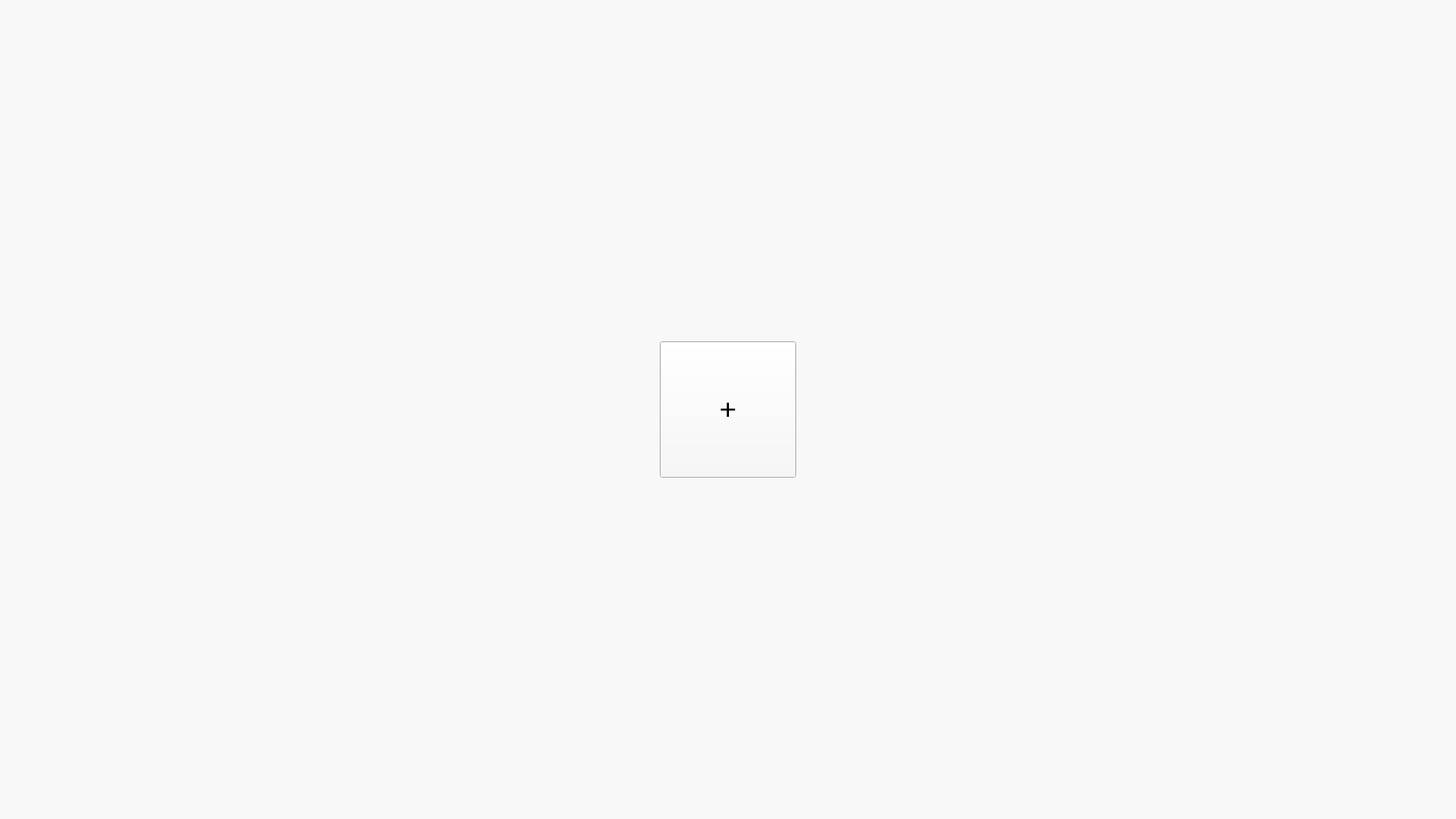
<?xml version="1.0" encoding="UTF-8"?>
<ui version="4.0">
 <class>main_window</class>
 <widget class="QMainWindow" name="main_window">
  <property name="geometry">
   <rect>
    <x>0</x>
    <y>0</y>
    <width>1600</width>
    <height>900</height>
   </rect>
  </property>
  <property name="baseSize">
   <size>
    <width>1600</width>
    <height>900</height>
   </size>
  </property>
  <property name="palette">
   <palette>
    <active>
     <colorrole role="WindowText">
      <brush brushstyle="SolidPattern">
       <color alpha="255">
        <red>0</red>
        <green>0</green>
        <blue>0</blue>
       </color>
      </brush>
     </colorrole>
     <colorrole role="Button">
      <brush brushstyle="SolidPattern">
       <color alpha="255">
        <red>248</red>
        <green>248</green>
        <blue>248</blue>
       </color>
      </brush>
     </colorrole>
     <colorrole role="Light">
      <brush brushstyle="SolidPattern">
       <color alpha="255">
        <red>255</red>
        <green>255</green>
        <blue>255</blue>
       </color>
      </brush>
     </colorrole>
     <colorrole role="Midlight">
      <brush brushstyle="SolidPattern">
       <color alpha="255">
        <red>251</red>
        <green>251</green>
        <blue>251</blue>
       </color>
      </brush>
     </colorrole>
     <colorrole role="Dark">
      <brush brushstyle="SolidPattern">
       <color alpha="255">
        <red>124</red>
        <green>124</green>
        <blue>124</blue>
       </color>
      </brush>
     </colorrole>
     <colorrole role="Mid">
      <brush brushstyle="SolidPattern">
       <color alpha="255">
        <red>165</red>
        <green>165</green>
        <blue>165</blue>
       </color>
      </brush>
     </colorrole>
     <colorrole role="Text">
      <brush brushstyle="SolidPattern">
       <color alpha="255">
        <red>0</red>
        <green>0</green>
        <blue>0</blue>
       </color>
      </brush>
     </colorrole>
     <colorrole role="BrightText">
      <brush brushstyle="SolidPattern">
       <color alpha="255">
        <red>255</red>
        <green>255</green>
        <blue>255</blue>
       </color>
      </brush>
     </colorrole>
     <colorrole role="ButtonText">
      <brush brushstyle="SolidPattern">
       <color alpha="255">
        <red>0</red>
        <green>0</green>
        <blue>0</blue>
       </color>
      </brush>
     </colorrole>
     <colorrole role="Base">
      <brush brushstyle="SolidPattern">
       <color alpha="255">
        <red>255</red>
        <green>255</green>
        <blue>255</blue>
       </color>
      </brush>
     </colorrole>
     <colorrole role="Window">
      <brush brushstyle="SolidPattern">
       <color alpha="255">
        <red>248</red>
        <green>248</green>
        <blue>248</blue>
       </color>
      </brush>
     </colorrole>
     <colorrole role="Shadow">
      <brush brushstyle="SolidPattern">
       <color alpha="255">
        <red>0</red>
        <green>0</green>
        <blue>0</blue>
       </color>
      </brush>
     </colorrole>
     <colorrole role="AlternateBase">
      <brush brushstyle="SolidPattern">
       <color alpha="255">
        <red>251</red>
        <green>251</green>
        <blue>251</blue>
       </color>
      </brush>
     </colorrole>
     <colorrole role="ToolTipBase">
      <brush brushstyle="SolidPattern">
       <color alpha="255">
        <red>255</red>
        <green>255</green>
        <blue>220</blue>
       </color>
      </brush>
     </colorrole>
     <colorrole role="ToolTipText">
      <brush brushstyle="SolidPattern">
       <color alpha="255">
        <red>0</red>
        <green>0</green>
        <blue>0</blue>
       </color>
      </brush>
     </colorrole>
    </active>
    <inactive>
     <colorrole role="WindowText">
      <brush brushstyle="SolidPattern">
       <color alpha="255">
        <red>0</red>
        <green>0</green>
        <blue>0</blue>
       </color>
      </brush>
     </colorrole>
     <colorrole role="Button">
      <brush brushstyle="SolidPattern">
       <color alpha="255">
        <red>248</red>
        <green>248</green>
        <blue>248</blue>
       </color>
      </brush>
     </colorrole>
     <colorrole role="Light">
      <brush brushstyle="SolidPattern">
       <color alpha="255">
        <red>255</red>
        <green>255</green>
        <blue>255</blue>
       </color>
      </brush>
     </colorrole>
     <colorrole role="Midlight">
      <brush brushstyle="SolidPattern">
       <color alpha="255">
        <red>251</red>
        <green>251</green>
        <blue>251</blue>
       </color>
      </brush>
     </colorrole>
     <colorrole role="Dark">
      <brush brushstyle="SolidPattern">
       <color alpha="255">
        <red>124</red>
        <green>124</green>
        <blue>124</blue>
       </color>
      </brush>
     </colorrole>
     <colorrole role="Mid">
      <brush brushstyle="SolidPattern">
       <color alpha="255">
        <red>165</red>
        <green>165</green>
        <blue>165</blue>
       </color>
      </brush>
     </colorrole>
     <colorrole role="Text">
      <brush brushstyle="SolidPattern">
       <color alpha="255">
        <red>0</red>
        <green>0</green>
        <blue>0</blue>
       </color>
      </brush>
     </colorrole>
     <colorrole role="BrightText">
      <brush brushstyle="SolidPattern">
       <color alpha="255">
        <red>255</red>
        <green>255</green>
        <blue>255</blue>
       </color>
      </brush>
     </colorrole>
     <colorrole role="ButtonText">
      <brush brushstyle="SolidPattern">
       <color alpha="255">
        <red>0</red>
        <green>0</green>
        <blue>0</blue>
       </color>
      </brush>
     </colorrole>
     <colorrole role="Base">
      <brush brushstyle="SolidPattern">
       <color alpha="255">
        <red>255</red>
        <green>255</green>
        <blue>255</blue>
       </color>
      </brush>
     </colorrole>
     <colorrole role="Window">
      <brush brushstyle="SolidPattern">
       <color alpha="255">
        <red>248</red>
        <green>248</green>
        <blue>248</blue>
       </color>
      </brush>
     </colorrole>
     <colorrole role="Shadow">
      <brush brushstyle="SolidPattern">
       <color alpha="255">
        <red>0</red>
        <green>0</green>
        <blue>0</blue>
       </color>
      </brush>
     </colorrole>
     <colorrole role="AlternateBase">
      <brush brushstyle="SolidPattern">
       <color alpha="255">
        <red>251</red>
        <green>251</green>
        <blue>251</blue>
       </color>
      </brush>
     </colorrole>
     <colorrole role="ToolTipBase">
      <brush brushstyle="SolidPattern">
       <color alpha="255">
        <red>255</red>
        <green>255</green>
        <blue>220</blue>
       </color>
      </brush>
     </colorrole>
     <colorrole role="ToolTipText">
      <brush brushstyle="SolidPattern">
       <color alpha="255">
        <red>0</red>
        <green>0</green>
        <blue>0</blue>
       </color>
      </brush>
     </colorrole>
    </inactive>
    <disabled>
     <colorrole role="WindowText">
      <brush brushstyle="SolidPattern">
       <color alpha="255">
        <red>124</red>
        <green>124</green>
        <blue>124</blue>
       </color>
      </brush>
     </colorrole>
     <colorrole role="Button">
      <brush brushstyle="SolidPattern">
       <color alpha="255">
        <red>248</red>
        <green>248</green>
        <blue>248</blue>
       </color>
      </brush>
     </colorrole>
     <colorrole role="Light">
      <brush brushstyle="SolidPattern">
       <color alpha="255">
        <red>255</red>
        <green>255</green>
        <blue>255</blue>
       </color>
      </brush>
     </colorrole>
     <colorrole role="Midlight">
      <brush brushstyle="SolidPattern">
       <color alpha="255">
        <red>251</red>
        <green>251</green>
        <blue>251</blue>
       </color>
      </brush>
     </colorrole>
     <colorrole role="Dark">
      <brush brushstyle="SolidPattern">
       <color alpha="255">
        <red>124</red>
        <green>124</green>
        <blue>124</blue>
       </color>
      </brush>
     </colorrole>
     <colorrole role="Mid">
      <brush brushstyle="SolidPattern">
       <color alpha="255">
        <red>165</red>
        <green>165</green>
        <blue>165</blue>
       </color>
      </brush>
     </colorrole>
     <colorrole role="Text">
      <brush brushstyle="SolidPattern">
       <color alpha="255">
        <red>124</red>
        <green>124</green>
        <blue>124</blue>
       </color>
      </brush>
     </colorrole>
     <colorrole role="BrightText">
      <brush brushstyle="SolidPattern">
       <color alpha="255">
        <red>255</red>
        <green>255</green>
        <blue>255</blue>
       </color>
      </brush>
     </colorrole>
     <colorrole role="ButtonText">
      <brush brushstyle="SolidPattern">
       <color alpha="255">
        <red>124</red>
        <green>124</green>
        <blue>124</blue>
       </color>
      </brush>
     </colorrole>
     <colorrole role="Base">
      <brush brushstyle="SolidPattern">
       <color alpha="255">
        <red>248</red>
        <green>248</green>
        <blue>248</blue>
       </color>
      </brush>
     </colorrole>
     <colorrole role="Window">
      <brush brushstyle="SolidPattern">
       <color alpha="255">
        <red>248</red>
        <green>248</green>
        <blue>248</blue>
       </color>
      </brush>
     </colorrole>
     <colorrole role="Shadow">
      <brush brushstyle="SolidPattern">
       <color alpha="255">
        <red>0</red>
        <green>0</green>
        <blue>0</blue>
       </color>
      </brush>
     </colorrole>
     <colorrole role="AlternateBase">
      <brush brushstyle="SolidPattern">
       <color alpha="255">
        <red>248</red>
        <green>248</green>
        <blue>248</blue>
       </color>
      </brush>
     </colorrole>
     <colorrole role="ToolTipBase">
      <brush brushstyle="SolidPattern">
       <color alpha="255">
        <red>255</red>
        <green>255</green>
        <blue>220</blue>
       </color>
      </brush>
     </colorrole>
     <colorrole role="ToolTipText">
      <brush brushstyle="SolidPattern">
       <color alpha="255">
        <red>0</red>
        <green>0</green>
        <blue>0</blue>
       </color>
      </brush>
     </colorrole>
    </disabled>
   </palette>
  </property>
  <property name="windowTitle">
   <string>POS</string>
  </property>
  <widget class="QWidget" name="centralwidget">
   <property name="baseSize">
    <size>
     <width>1850</width>
     <height>1000</height>
    </size>
   </property>
   <layout class="QVBoxLayout" name="verticalLayout">
    <item>
     <widget class="QStackedWidget" name="stacked_widget">
      <property name="currentIndex">
       <number>0</number>
      </property>
      <widget class="QWidget" name="page">
       <layout class="QVBoxLayout" name="verticalLayout_6">
        <property name="leftMargin">
         <number>0</number>
        </property>
        <property name="topMargin">
         <number>0</number>
        </property>
        <property name="rightMargin">
         <number>0</number>
        </property>
        <property name="bottomMargin">
         <number>0</number>
        </property>
        <item>
         <spacer name="verticalSpacer_3">
          <property name="orientation">
           <enum>Qt::Vertical</enum>
          </property>
          <property name="sizeHint" stdset="0">
           <size>
            <width>20</width>
            <height>358</height>
           </size>
          </property>
         </spacer>
        </item>
        <item>
         <layout class="QHBoxLayout" name="horizontalLayout">
          <property name="topMargin">
           <number>0</number>
          </property>
          <item>
           <spacer name="horizontalSpacer_2">
            <property name="orientation">
             <enum>Qt::Horizontal</enum>
            </property>
            <property name="sizeHint" stdset="0">
             <size>
              <width>40</width>
              <height>20</height>
             </size>
            </property>
           </spacer>
          </item>
          <item>
           <layout class="QGridLayout" name="patron_layout">
            <item row="0" column="0">
             <widget class="QPushButton" name="new_patron_button">
              <property name="sizePolicy">
               <sizepolicy hsizetype="Minimum" vsizetype="Minimum">
                <horstretch>0</horstretch>
                <verstretch>0</verstretch>
               </sizepolicy>
              </property>
              <property name="minimumSize">
               <size>
                <width>150</width>
                <height>150</height>
               </size>
              </property>
              <property name="font">
               <font>
                <pointsize>24</pointsize>
               </font>
              </property>
              <property name="text">
               <string>+</string>
              </property>
             </widget>
            </item>
           </layout>
          </item>
          <item>
           <spacer name="horizontalSpacer">
            <property name="orientation">
             <enum>Qt::Horizontal</enum>
            </property>
            <property name="sizeHint" stdset="0">
             <size>
              <width>40</width>
              <height>20</height>
             </size>
            </property>
           </spacer>
          </item>
         </layout>
        </item>
        <item>
         <spacer name="verticalSpacer_4">
          <property name="orientation">
           <enum>Qt::Vertical</enum>
          </property>
          <property name="sizeHint" stdset="0">
           <size>
            <width>20</width>
            <height>357</height>
           </size>
          </property>
         </spacer>
        </item>
       </layout>
      </widget>
      <widget class="QWidget" name="page_2">
       <layout class="QVBoxLayout" name="verticalLayout_7">
        <property name="leftMargin">
         <number>0</number>
        </property>
        <property name="topMargin">
         <number>0</number>
        </property>
        <property name="rightMargin">
         <number>0</number>
        </property>
        <property name="bottomMargin">
         <number>0</number>
        </property>
        <item>
         <layout class="QHBoxLayout" name="horizontalLayout_7">
          <item>
           <widget class="QPushButton" name="back_to_patrons_button">
            <property name="font">
             <font>
              <pointsize>16</pointsize>
             </font>
            </property>
            <property name="styleSheet">
             <string notr="true">padding: 10px 20px</string>
            </property>
            <property name="text">
             <string>🡐 Back to Patrons</string>
            </property>
           </widget>
          </item>
          <item>
           <widget class="QLabel" name="patron_name_label">
            <property name="font">
             <font>
              <pointsize>16</pointsize>
             </font>
            </property>
           </widget>
          </item>
          <item>
           <spacer name="horizontalSpacer_3">
            <property name="orientation">
             <enum>Qt::Horizontal</enum>
            </property>
            <property name="sizeHint" stdset="0">
             <size>
              <width>40</width>
              <height>20</height>
             </size>
            </property>
           </spacer>
          </item>
         </layout>
        </item>
        <item>
         <widget class="Line" name="line_4">
          <property name="orientation">
           <enum>Qt::Horizontal</enum>
          </property>
         </widget>
        </item>
        <item>
         <widget class="QTabWidget" name="tab_widget">
          <property name="font">
           <font>
            <pointsize>16</pointsize>
           </font>
          </property>
          <property name="styleSheet">
           <string notr="true">QTabBar::tab {
	padding: 10px 20px
}</string>
          </property>
          <property name="currentIndex">
           <number>0</number>
          </property>
          <widget class="QWidget" name="menu_tab">
           <attribute name="title">
            <string>Menu</string>
           </attribute>
           <layout class="QVBoxLayout" name="verticalLayout_2" stretch="0,5,3">
            <item>
             <widget class="QLabel" name="label">
              <property name="font">
               <font>
                <pointsize>24</pointsize>
               </font>
              </property>
              <property name="text">
               <string>Available Drinks</string>
              </property>
             </widget>
            </item>
            <item>
             <widget class="QScrollArea" name="scrollArea">
              <property name="widgetResizable">
               <bool>true</bool>
              </property>
              <widget class="QWidget" name="scrollAreaWidgetContents">
               <property name="geometry">
                <rect>
                 <x>0</x>
                 <y>0</y>
                 <width>1548</width>
                 <height>409</height>
                </rect>
               </property>
               <layout class="QVBoxLayout" name="verticalLayout_5">
                <item>
                 <layout class="QGridLayout" name="menu_grid_layout"/>
                </item>
                <item>
                 <spacer name="verticalSpacer">
                  <property name="orientation">
                   <enum>Qt::Vertical</enum>
                  </property>
                  <property name="sizeHint" stdset="0">
                   <size>
                    <width>20</width>
                    <height>40</height>
                   </size>
                  </property>
                 </spacer>
                </item>
               </layout>
              </widget>
             </widget>
            </item>
            <item>
             <widget class="QFrame" name="cart_frame">
              <property name="frameShape">
               <enum>QFrame::StyledPanel</enum>
              </property>
              <property name="frameShadow">
               <enum>QFrame::Raised</enum>
              </property>
              <layout class="QVBoxLayout" name="verticalLayout_9">
               <property name="spacing">
                <number>7</number>
               </property>
               <property name="leftMargin">
                <number>0</number>
               </property>
               <property name="topMargin">
                <number>0</number>
               </property>
               <property name="rightMargin">
                <number>0</number>
               </property>
               <property name="bottomMargin">
                <number>0</number>
               </property>
               <item>
                <widget class="QLabel" name="label_3">
                 <property name="font">
                  <font>
                   <pointsize>20</pointsize>
                  </font>
                 </property>
                 <property name="text">
                  <string>Cart</string>
                 </property>
                </widget>
               </item>
               <item>
                <layout class="QGridLayout" name="gridLayout_2" rowstretch="0,1,1">
                 <item row="0" column="0">
                  <layout class="QHBoxLayout" name="horizontalLayout_5" stretch="1,1,1,1,1">
                   <property name="spacing">
                    <number>0</number>
                   </property>
                   <property name="rightMargin">
                    <number>13</number>
                   </property>
                   <item>
                    <widget class="QLabel" name="label_11">
                     <property name="font">
                      <font>
                       <pointsize>16</pointsize>
                      </font>
                     </property>
                     <property name="text">
                      <string>Name</string>
                     </property>
                     <property name="alignment">
                      <set>Qt::AlignCenter</set>
                     </property>
                    </widget>
                   </item>
                   <item>
                    <widget class="QLabel" name="label_13">
                     <property name="font">
                      <font>
                       <pointsize>16</pointsize>
                      </font>
                     </property>
                     <property name="text">
                      <string>Price</string>
                     </property>
                     <property name="alignment">
                      <set>Qt::AlignCenter</set>
                     </property>
                    </widget>
                   </item>
                   <item>
                    <widget class="QLabel" name="label_12">
                     <property name="font">
                      <font>
                       <pointsize>16</pointsize>
                      </font>
                     </property>
                     <property name="text">
                      <string>Quantity</string>
                     </property>
                     <property name="alignment">
                      <set>Qt::AlignCenter</set>
                     </property>
                    </widget>
                   </item>
                   <item>
                    <widget class="QLabel" name="label_10">
                     <property name="font">
                      <font>
                       <pointsize>16</pointsize>
                      </font>
                     </property>
                     <property name="text">
                      <string>Total</string>
                     </property>
                     <property name="alignment">
                      <set>Qt::AlignCenter</set>
                     </property>
                    </widget>
                   </item>
                   <item>
                    <spacer name="horizontalSpacer_6">
                     <property name="orientation">
                      <enum>Qt::Horizontal</enum>
                     </property>
                     <property name="sizeHint" stdset="0">
                      <size>
                       <width>40</width>
                       <height>20</height>
                      </size>
                     </property>
                    </spacer>
                   </item>
                  </layout>
                 </item>
                 <item row="1" column="1">
                  <widget class="QPushButton" name="add_to_tab_button">
                   <property name="enabled">
                    <bool>false</bool>
                   </property>
                   <property name="sizePolicy">
                    <sizepolicy hsizetype="Minimum" vsizetype="Minimum">
                     <horstretch>0</horstretch>
                     <verstretch>0</verstretch>
                    </sizepolicy>
                   </property>
                   <property name="font">
                    <font>
                     <pointsize>16</pointsize>
                    </font>
                   </property>
                   <property name="text">
                    <string>Add to Tab</string>
                   </property>
                  </widget>
                 </item>
                 <item row="2" column="1">
                  <widget class="QPushButton" name="clear_cart_button">
                   <property name="enabled">
                    <bool>false</bool>
                   </property>
                   <property name="sizePolicy">
                    <sizepolicy hsizetype="Minimum" vsizetype="Minimum">
                     <horstretch>0</horstretch>
                     <verstretch>0</verstretch>
                    </sizepolicy>
                   </property>
                   <property name="font">
                    <font>
                     <pointsize>16</pointsize>
                    </font>
                   </property>
                   <property name="text">
                    <string>Clear</string>
                   </property>
                  </widget>
                 </item>
                 <item row="1" column="0" rowspan="2">
                  <widget class="QScrollArea" name="scrollArea_2">
                   <property name="verticalScrollBarPolicy">
                    <enum>Qt::ScrollBarAlwaysOn</enum>
                   </property>
                   <property name="widgetResizable">
                    <bool>true</bool>
                   </property>
                   <widget class="QWidget" name="scrollAreaWidgetContents_2">
                    <property name="geometry">
                     <rect>
                      <x>0</x>
                      <y>0</y>
                      <width>1313</width>
                      <height>152</height>
                     </rect>
                    </property>
                    <layout class="QVBoxLayout" name="verticalLayout_8">
                     <property name="leftMargin">
                      <number>0</number>
                     </property>
                     <property name="topMargin">
                      <number>0</number>
                     </property>
                     <property name="rightMargin">
                      <number>0</number>
                     </property>
                     <property name="bottomMargin">
                      <number>0</number>
                     </property>
                     <item>
                      <layout class="QVBoxLayout" name="cart_layout">
                       <property name="spacing">
                        <number>0</number>
                       </property>
                      </layout>
                     </item>
                     <item>
                      <spacer name="verticalSpacer_5">
                       <property name="orientation">
                        <enum>Qt::Vertical</enum>
                       </property>
                       <property name="sizeHint" stdset="0">
                        <size>
                         <width>20</width>
                         <height>76</height>
                        </size>
                       </property>
                      </spacer>
                     </item>
                    </layout>
                   </widget>
                  </widget>
                 </item>
                 <item row="0" column="1">
                  <widget class="QLabel" name="cart_total_label">
                   <property name="font">
                    <font>
                     <pointsize>16</pointsize>
                    </font>
                   </property>
                   <property name="text">
                    <string>Cart Total: $0.00</string>
                   </property>
                  </widget>
                 </item>
                </layout>
               </item>
              </layout>
             </widget>
            </item>
           </layout>
          </widget>
          <widget class="QWidget" name="tab_tab">
           <attribute name="title">
            <string>Your Tab</string>
           </attribute>
           <layout class="QVBoxLayout" name="verticalLayout_4">
            <item>
             <widget class="QLabel" name="label_2">
              <property name="font">
               <font>
                <pointsize>24</pointsize>
               </font>
              </property>
              <property name="text">
               <string>Your Open Tab</string>
              </property>
             </widget>
            </item>
            <item>
             <widget class="Line" name="line_3">
              <property name="orientation">
               <enum>Qt::Horizontal</enum>
              </property>
             </widget>
            </item>
            <item>
             <layout class="QHBoxLayout" name="horizontalLayout_2" stretch="1,1,1,1,1">
              <property name="spacing">
               <number>0</number>
              </property>
              <property name="rightMargin">
               <number>13</number>
              </property>
              <item>
               <widget class="QLabel" name="label_4">
                <property name="font">
                 <font>
                  <pointsize>16</pointsize>
                 </font>
                </property>
                <property name="text">
                 <string>Name</string>
                </property>
                <property name="alignment">
                 <set>Qt::AlignCenter</set>
                </property>
               </widget>
              </item>
              <item>
               <widget class="QLabel" name="label_6">
                <property name="font">
                 <font>
                  <pointsize>16</pointsize>
                 </font>
                </property>
                <property name="text">
                 <string>Price</string>
                </property>
                <property name="alignment">
                 <set>Qt::AlignCenter</set>
                </property>
               </widget>
              </item>
              <item>
               <widget class="QLabel" name="label_7">
                <property name="font">
                 <font>
                  <pointsize>16</pointsize>
                 </font>
                </property>
                <property name="text">
                 <string>Quantity</string>
                </property>
                <property name="alignment">
                 <set>Qt::AlignCenter</set>
                </property>
               </widget>
              </item>
              <item>
               <widget class="QLabel" name="label_9">
                <property name="font">
                 <font>
                  <pointsize>16</pointsize>
                 </font>
                </property>
                <property name="text">
                 <string>Total</string>
                </property>
                <property name="alignment">
                 <set>Qt::AlignCenter</set>
                </property>
               </widget>
              </item>
              <item>
               <spacer name="horizontalSpacer_7">
                <property name="orientation">
                 <enum>Qt::Horizontal</enum>
                </property>
                <property name="sizeHint" stdset="0">
                 <size>
                  <width>40</width>
                  <height>20</height>
                 </size>
                </property>
               </spacer>
              </item>
             </layout>
            </item>
            <item>
             <widget class="QScrollArea" name="scrollArea_3">
              <property name="verticalScrollBarPolicy">
               <enum>Qt::ScrollBarAlwaysOn</enum>
              </property>
              <property name="widgetResizable">
               <bool>true</bool>
              </property>
              <widget class="QWidget" name="scrollAreaWidgetContents_3">
               <property name="geometry">
                <rect>
                 <x>0</x>
                 <y>0</y>
                 <width>1527</width>
                 <height>507</height>
                </rect>
               </property>
               <layout class="QVBoxLayout" name="verticalLayout_3">
                <property name="leftMargin">
                 <number>0</number>
                </property>
                <property name="topMargin">
                 <number>0</number>
                </property>
                <property name="rightMargin">
                 <number>0</number>
                </property>
                <property name="bottomMargin">
                 <number>0</number>
                </property>
                <item>
                 <layout class="QVBoxLayout" name="tab_layout">
                  <property name="spacing">
                   <number>0</number>
                  </property>
                 </layout>
                </item>
                <item>
                 <spacer name="verticalSpacer_2">
                  <property name="orientation">
                   <enum>Qt::Vertical</enum>
                  </property>
                  <property name="sizeHint" stdset="0">
                   <size>
                    <width>20</width>
                    <height>513</height>
                   </size>
                  </property>
                 </spacer>
                </item>
               </layout>
              </widget>
             </widget>
            </item>
            <item>
             <widget class="QLabel" name="tab_total_label">
              <property name="font">
               <font>
                <pointsize>16</pointsize>
               </font>
              </property>
              <property name="text">
               <string>Total:</string>
              </property>
              <property name="alignment">
               <set>Qt::AlignCenter</set>
              </property>
             </widget>
            </item>
            <item>
             <layout class="QHBoxLayout" name="horizontalLayout_4">
              <item>
               <spacer name="horizontalSpacer_4">
                <property name="orientation">
                 <enum>Qt::Horizontal</enum>
                </property>
                <property name="sizeHint" stdset="0">
                 <size>
                  <width>40</width>
                  <height>20</height>
                 </size>
                </property>
               </spacer>
              </item>
              <item>
               <widget class="QPushButton" name="settle_up_button">
                <property name="enabled">
                 <bool>false</bool>
                </property>
                <property name="font">
                 <font>
                  <pointsize>16</pointsize>
                 </font>
                </property>
                <property name="styleSheet">
                 <string notr="true">padding: 10px 20px</string>
                </property>
                <property name="text">
                 <string>Settle Up!</string>
                </property>
               </widget>
              </item>
              <item>
               <spacer name="horizontalSpacer_5">
                <property name="orientation">
                 <enum>Qt::Horizontal</enum>
                </property>
                <property name="sizeHint" stdset="0">
                 <size>
                  <width>40</width>
                  <height>20</height>
                 </size>
                </property>
               </spacer>
              </item>
             </layout>
            </item>
           </layout>
          </widget>
         </widget>
        </item>
       </layout>
      </widget>
     </widget>
    </item>
   </layout>
  </widget>
  <action name="actionOsilloscope_Setup">
   <property name="text">
    <string>Osilloscope Setup</string>
   </property>
  </action>
  <action name="actionPulser_Setup">
   <property name="text">
    <string>Pulser Setup</string>
   </property>
  </action>
  <action name="actionLeakage_Setup">
   <property name="text">
    <string>Leakage Setup</string>
   </property>
  </action>
  <action name="actionBias_Setup">
   <property name="text">
    <string>Bias Setup</string>
   </property>
  </action>
  <action name="actionProbe_Station_Setup">
   <property name="text">
    <string>Probe Station Setup</string>
   </property>
  </action>
  <action name="actionStandard_TLP">
   <property name="text">
    <string>Standard TLP (TDR-O)</string>
   </property>
  </action>
  <action name="actionVF_TLP_TDR_S">
   <property name="text">
    <string>VF-TLP (TDR-S)</string>
   </property>
  </action>
  <action name="actionSave_Settings">
   <property name="text">
    <string>Save Settings</string>
   </property>
   <property name="shortcut">
    <string>Ctrl+S</string>
   </property>
  </action>
  <action name="actionLoad_Settings">
   <property name="text">
    <string>Load Settings</string>
   </property>
   <property name="shortcut">
    <string>Ctrl+O</string>
   </property>
  </action>
  <action name="actionStop_Criteria">
   <property name="text">
    <string>Stop Criteria</string>
   </property>
  </action>
  <action name="actionCalibration_Setup">
   <property name="text">
    <string>Calibration Window</string>
   </property>
  </action>
  <action name="actionCalibration_Wizard">
   <property name="text">
    <string>Calibration Wizard</string>
   </property>
  </action>
  <action name="actionOpen_Manual_Test_Window">
   <property name="enabled">
    <bool>true</bool>
   </property>
   <property name="text">
    <string>Open Manual Test Window</string>
   </property>
   <property name="iconVisibleInMenu">
    <bool>true</bool>
   </property>
  </action>
  <action name="actionVersion_Information">
   <property name="text">
    <string>Version Information</string>
   </property>
  </action>
  <action name="actionESDEMC_Website">
   <property name="text">
    <string>ESDEMC Website</string>
   </property>
  </action>
  <action name="actionBias_Setup_2">
   <property name="text">
    <string>Bias Setup</string>
   </property>
  </action>
  <action name="actionBias_Setup_3">
   <property name="text">
    <string>Bias Setup</string>
   </property>
  </action>
  <action name="actionEnable_Autosave">
   <property name="checkable">
    <bool>true</bool>
   </property>
   <property name="checked">
    <bool>true</bool>
   </property>
   <property name="text">
    <string>Enable Autosave</string>
   </property>
  </action>
  <action name="actionManual_Test_Window">
   <property name="text">
    <string>Manual Test Window</string>
   </property>
  </action>
  <action name="actionSave_Settings_2">
   <property name="text">
    <string>Save Settings</string>
   </property>
  </action>
  <action name="actiontest">
   <property name="text">
    <string>test</string>
   </property>
  </action>
  <action name="actionAdvanced_Mode">
   <property name="checkable">
    <bool>true</bool>
   </property>
   <property name="text">
    <string>Advanced Mode</string>
   </property>
  </action>
  <action name="actionPerformance_Stats">
   <property name="text">
    <string>Performance Stats</string>
   </property>
  </action>
  <action name="actionOutput_Log">
   <property name="text">
    <string>Output Log</string>
   </property>
  </action>
  <action name="actionVerification">
   <property name="text">
    <string>Verification</string>
   </property>
  </action>
  <action name="actionMeasuremt_Method">
   <property name="text">
    <string>Measurement Method</string>
   </property>
  </action>
  <action name="actionScope_Log">
   <property name="text">
    <string>Scope Log</string>
   </property>
  </action>
 </widget>
 <resources/>
 <connections/>
</ui>
